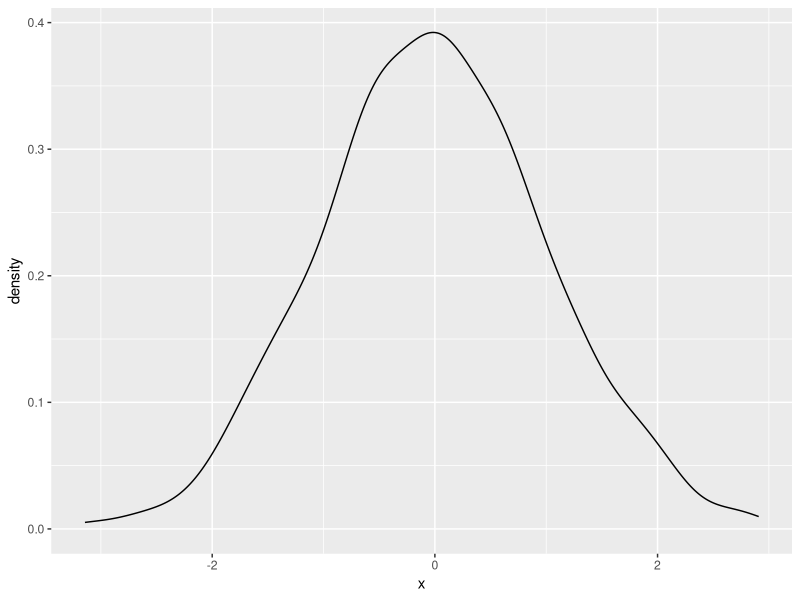

This figure's R source:
library(ggplot2)

1+1 

df <- data.frame(x  = rnorm(1000))



ggplot(df,aes(x))+geom_density()


mean(df$x)

df$y = rnorm(1000)*1.5 +5


summary(lm(y~x, data =df))



print("Jelly is sticky")
